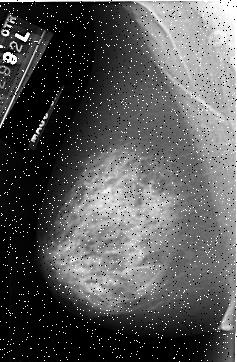
%> input picture DRLSE/images/Original_3_b3.jpg, 237 x 362 px
$ octave --eval "MAM_SEG3;"   (GNU Octave 9; MATLAB toolbox functions it lacks are replaced by stand-ins)
%> lines starting %> are read from the running program, lines starting %| are printed output that depends on the picture; in (x1, y1, x2, y2) boxes, pixels count from 0 and x2, y2 are one past the last pixel; in counts of white or black regions, pixels touching at a corner belong together; the program's own positions count from 1
function MAM_SEG3
%% INICIALITZACIÓ
clearvars; close all; clc;
%% Read and gray
Img=imread('images/Original_3_b3.jpg');
%> Img is the input picture: size 362x237 uint8; min 0, max 255, mean 88.5
figure(1); imshow(Img); title('Original Image');
frm = 0;
% Hi trobem molt soroll del tipus salt & pepper per el que aplicarem un
% filtre de mediana per reduirne el efecte
%% Extreure soroll
Img=medfilt2(Img,[4 4]);
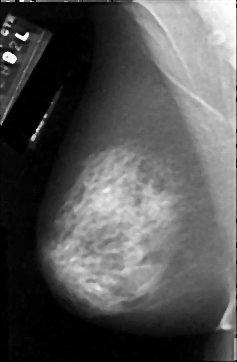
%> Img: size 362x237 uint8; min 0, max 255, mean 84.4
figure(2);
imagesc(Img,[0, 255]); axis off; axis equal; colormap(gray);
title('Smoothed imatge');
%% Binaritzar
Img_b= imbinarize(Img)
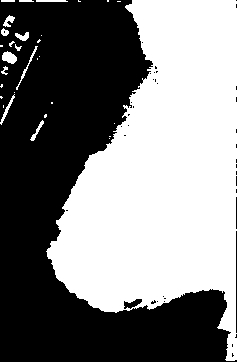
%> Img_b: size 362x237 logical; 49.9% white; 31 white regions (18 under 20 px), largest, box (x1, y1, x2, y2) and area: (46, 0, 237, 361) 42008, (2, 51, 17, 64) 133, (16, 46, 38, 90) 96
figure(3);
imshow(Img_b); title('Imatge binaritzada');
%% Extreure elements petits
Img_bw = bwareaopen(Img_b, 200)
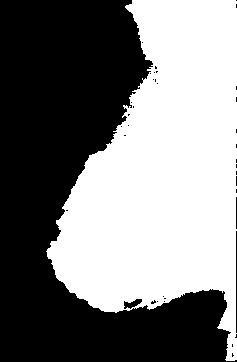
%> Img_bw: size 362x237 logical; 49% white; 1 white region, box (x1, y1, x2, y2) and area: (46, 0, 237, 361) 42008
SE=strel('sphere', 20)
%> (the run ends here)

$ run again, with DRLSE/images/Original_1_b1.jpg copied over DRLSE/images/Original_3_b3.jpg
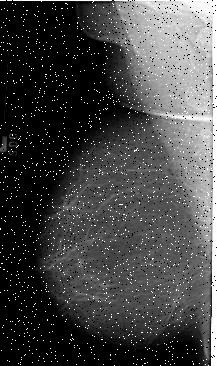
%> input picture DRLSE/images/Original_1_b1.jpg, 217 x 366 px
%> in MAM_SEG3, Img is the input picture: size 366x217 uint8; min 0, max 255, mean 70.8
%> in MAM_SEG3, `Img=medfilt2(Img,[4 4]);`:
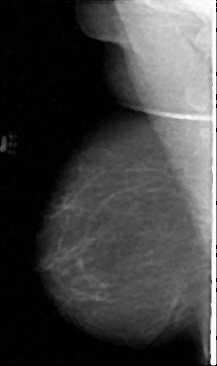
%> Img: size 366x217 uint8; min 0, max 255, mean 66.1
%> in MAM_SEG3, `Img_b= imbinarize(Img)`:
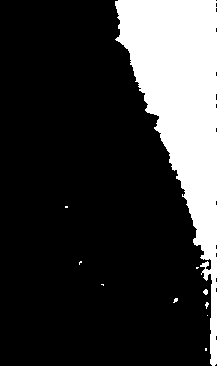
%> Img_b: size 366x217 logical; 20.4% white; 10 white regions (8 under 20 px), largest, box (x1, y1, x2, y2) and area: (115, 0, 217, 366) 16137, (203, 289, 208, 295) 22
%> Img_bw: size 366x217 logical; 20.3% white; 1 white region, box (x1, y1, x2, y2) and area: (115, 0, 217, 366) 16137

$ run again, with DRLSE/images/Original_2_b2.jpg copied over DRLSE/images/Original_3_b3.jpg
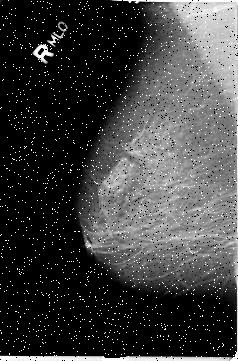
%> input picture DRLSE/images/Original_2_b2.jpg, 238 x 361 px
%> in MAM_SEG3, Img is the input picture: size 361x238 uint8; min 0, max 255, mean 65
%> in MAM_SEG3, `Img_b= imbinarize(Img)`:
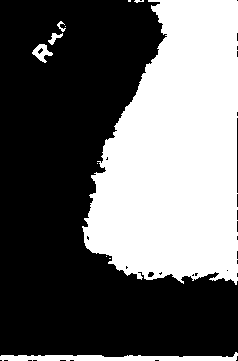
%> Img_b: size 361x238 logical; 39.7% white; 11 white regions (6 under 20 px), largest, box (x1, y1, x2, y2) and area: (82, 0, 238, 285) 32586, (0, 352, 238, 361) 1225, (32, 44, 53, 63) 191, (48, 33, 63, 45) 78, (57, 21, 66, 32) 39
%> in MAM_SEG3, `Img_bw = bwareaopen(Img_b, 200)`:
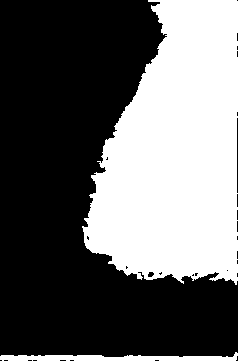
%> Img_bw: size 361x238 logical; 39.4% white; 2 white regions, box (x1, y1, x2, y2) and area: (82, 0, 238, 285) 32586, (0, 352, 238, 361) 1225

$ run again, with DRLSE/images/Original_4_b4.jpg copied over DRLSE/images/Original_3_b3.jpg
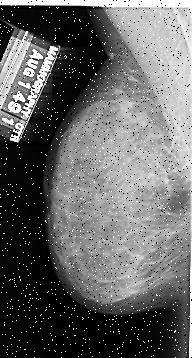
%> input picture DRLSE/images/Original_4_b4.jpg, 192 x 358 px
%> in MAM_SEG3, Img is the input picture: size 358x192 uint8; min 0, max 255, mean 103.3
%> in MAM_SEG3, `Img_b= imbinarize(Img)`:
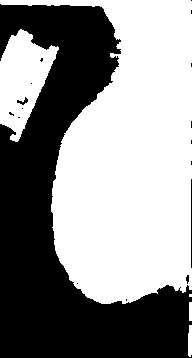
%> Img_b: size 358x192 logical; 55.3% white; 17 black regions (13 under 20 px), largest, box (x1, y1, x2, y2) and area: (0, 4, 192, 358) 30535, (191, 179, 192, 268) 89, (17, 97, 28, 105) 38, (186, 275, 189, 284) 20
%> in MAM_SEG3, `Img_bw = bwareaopen(Img_b, 200)`:
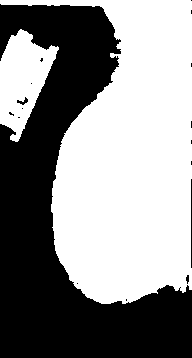
%> Img_bw: size 358x192 logical; 55% white; 17 black regions (13 under 20 px), largest, box (x1, y1, x2, y2) and area: (0, 4, 192, 358) 30718, (191, 179, 192, 268) 89, (17, 97, 28, 105) 38, (186, 275, 189, 284) 20
